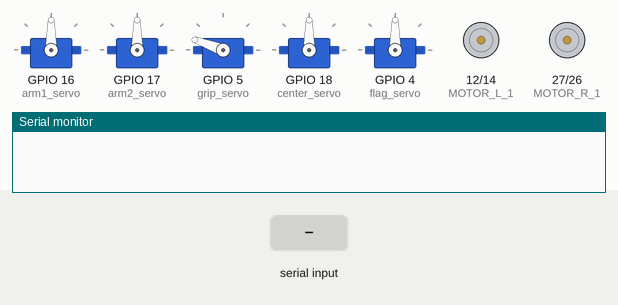
This sketch was run on a simulated ESP32. On the bench: 5 × servo, motor-driver pin pairs drawn as motors (green arrow = first pin HIGH = forward, orange = second pin HIGH = backward, longer = more drive), the last lines printed to the serial monitor. The inputs (shaded band) are chosen by the test bench. Nothing arrives over Bluetooth unless stated.

Above: at 1.2 s.
1.3 s: "F\n" received over the second serial link
At 2.2 s:
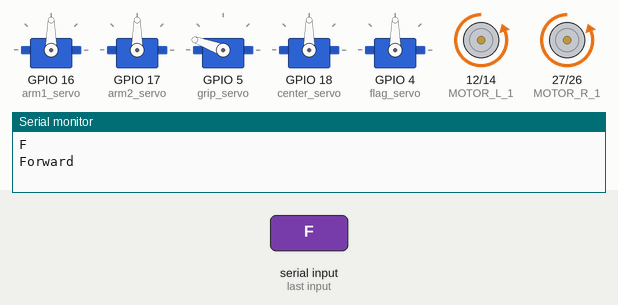
2.8 s: "G\n" received over the second serial link
At 3.4 s:
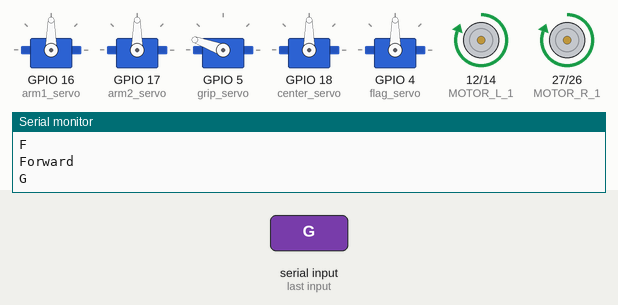
4.3 s: "Q\n" received over the second serial link
At 5.5 s:
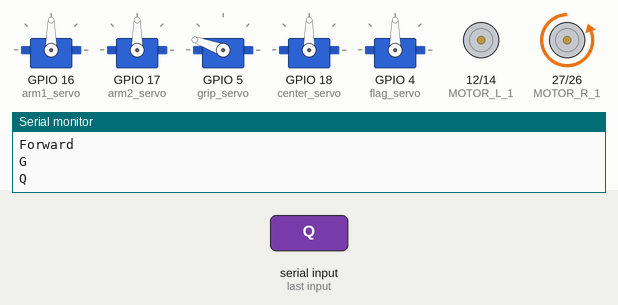
5.8 s: "E\n" received over the second serial link
At 6.9 s:
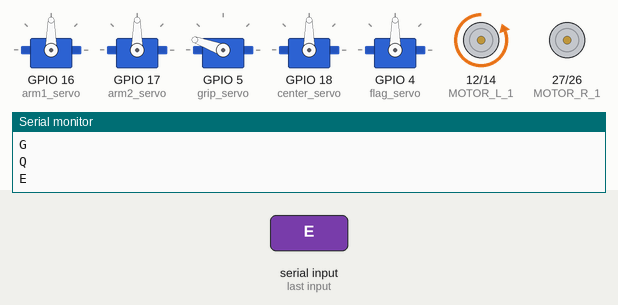
7.3 s: "L\n" received over the second serial link
At 8.0 s:
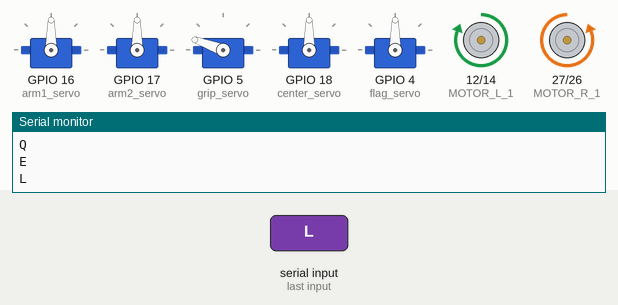
8.8 s: "R\n" received over the second serial link
At 9.1 s:
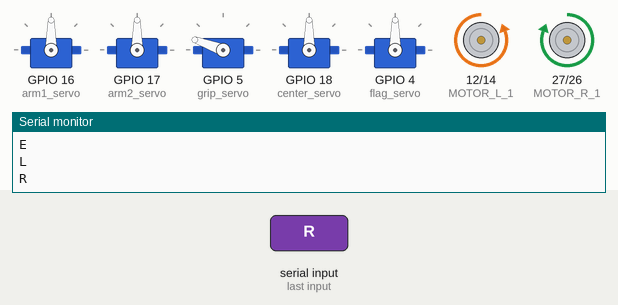
Timing chart, 0 to 11.3 s (numbered marks = the images above; inputs shaded):
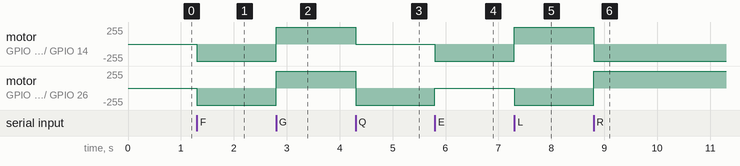

The sketch:

UNO-controlcar-esp32.ino
```cpp
#include <ESP32Servo.h>
#include "BluetoothSerial.h"
// #include <SoftwareSerial.h>

#define MOTOR_L_1 12
#define MOTOR_L_2 14
#define MOTOR_R_1 27
#define MOTOR_R_2 26

#define arm1_servo 16
#define arm2_servo 17
#define grip_servo 5
#define center_servo 18
#define flag_servo 4


#if !defined(CONFIG_BT_ENABLED) || !defined(CONFIG_BLUEDROID_ENABLED)
#error Bluetooth is not enabled! Please run `make menuconfig` to and enable it
#endif

BluetoothSerial SerialBT;

Servo arm1;
Servo arm2;
Servo grip;
Servo center;
Servo flag;

float arm1_angle = 90;
float arm2_angle = 90;

bool is_grip = false;
float grip_angle = 95;
float ungrip_angle = 160;

float center_angle = 90;
float center_d = 3;

bool is_flag = false;
float flag_angle = 180;
float unflag_angle = 90;


bool isArm1In = false;
bool isArm1De = false;

bool isArm2In = false;
bool isArm2De = false;

bool isArmControl = false;

const int freq = 3000;
const int ENAChanel = 15;
const int ENBChanel = 16;
const int resolution = 8;

void setup() {
  arm1.attach(arm1_servo);
  arm2.attach(arm2_servo);
  grip.attach(grip_servo);
  center.attach(center_servo);
  flag.attach(flag_servo);


  pinMode(MOTOR_L_1, OUTPUT);
  pinMode(MOTOR_L_2, OUTPUT);
  pinMode(MOTOR_R_1, OUTPUT);
  pinMode(MOTOR_R_2, OUTPUT);

  digitalWrite(MOTOR_L_1, LOW);
  digitalWrite(MOTOR_L_2, LOW);
  digitalWrite(MOTOR_R_1, LOW);
  digitalWrite(MOTOR_R_2, LOW);

  // ledcSetup(ENAChanel, freq, resolution);
  // ledcSetup(ENBChanel, freq, resolution);
  // ledcAttachPin(MOTOR_L_2, ENAChanel);
  // ledcAttachPin(MOTOR_R_1, ENBChanel);


  Serial.begin(9600);
  SerialBT.begin("HDUNGCar");

  arm1.write(90);
  arm2.write(90);
  grip.write(ungrip_angle);
  center.write(center_angle);

}
// R-HIGH
int maxspeed = 255;
char code;
String message = "";

void loop() {

  if (SerialBT.available()) {
    message = SerialBT.readStringUntil('\n'); // read from serial or bluetooth
    Serial.println(message);
  if (message == "F") {  // di thang
    Serial.println("Forward");
    forward();
  } else if (message == "S") {
    Serial.println("Stop");
    stop();
  } else if (message == "G") {
    backward();
  } else if (message == "Q") {
    forwardLeft();
  } else if (message == "E") {
    forwardRight();
  } else if (message == "L") {
    left();
  } else if (message == "R") {
    right();
  } else if (message == "Z") {
    backwardLeft();
  } else if (message == "C") {
    backwardRight();
  } else if (message == "M") {
    if (is_grip){
      grip.write(ungrip_angle);
    }else{
      grip.write(grip_angle);
    }
    is_grip = !is_grip;
  } else if (message == "N") {
    if (is_flag){
      flag.write(unflag_angle);
    }else{
      flag.write(flag_angle);
    }
    is_flag = !is_flag;
  } else if (message == "X") {
    center_angle = constrain(center_angle + center_d, 0, 180);
    center.write(center_angle);
  } else if (message == "Y") {
    center_angle = constrain(center_angle - center_d, 0, 180);
    center.write(center_angle);
  } else if (message[0] == 'J'){
    arm1_angle = message.substring(1).toInt();
    arm1.write(arm1_angle);
  } else if (message[0] == 'K'){
    arm2_angle = message.substring(1).toInt();
    arm2.write(arm2_angle);
  }
  }


}

// ###################################################### CONTROL MOTOR CAR ==============================================
void stop() {
  setmotor(0, 0);
}

void forward() {
  setmotor(maxspeed, maxspeed);
}

void forwardLeft() {
  setmotor(0, 210);
}

void forwardRight() {
  setmotor(210, 0);
}

void backward() {
  setmotor(-maxspeed, -maxspeed);
}

void backwardLeft() {
  setmotor(0, -maxspeed);
}

void backwardRight() {
  setmotor(-maxspeed, 0);
}

void left() {
  setmotor(-maxspeed, maxspeed);
}
void right() {
  setmotor(maxspeed, -maxspeed);
}

void setmotor(int speedA, int speedB){
  speedA = -speedA;
  speedB = -speedB;

  if (speedA > 0){
      digitalWrite(MOTOR_L_1, HIGH);
      digitalWrite(MOTOR_L_2, LOW);
  } else if (speedA < 0){
      digitalWrite(MOTOR_L_1, LOW);
      digitalWrite(MOTOR_L_2, HIGH);
  } else {
      digitalWrite(MOTOR_L_1, LOW);
      digitalWrite(MOTOR_L_2, LOW);
  }

    if (speedB > 0){
      digitalWrite(MOTOR_R_1, HIGH);
      digitalWrite(MOTOR_R_2, LOW);
  } else if (speedB < 0){
      digitalWrite(MOTOR_R_1, LOW);
      digitalWrite(MOTOR_R_2, HIGH);
  } else {
      digitalWrite(MOTOR_R_1, LOW);
      digitalWrite(MOTOR_R_2, LOW);
  }
}

// void setmotor(int speedLeft, int speedRight) {
//   Serial.print(speedLeft);
//   Serial.print(' ');
//   Serial.println(speedRight);
//   // uncomment line above if any side run reverse
//   // speedLeft = -speedLeft;
//   // speedRight = - speedRight;

//   if (speedRight >= 0){
//     digitalWrite(MOTOR_R_2, LOW);
//     // ledcWrite(RightChannel, speedRight);
//     analogWrite(MOTOR_R_1, speedRight);
//   } else {
//     digitalWrite(MOTOR_R_2, HIGH);
//     // ledcWrite(RightChannel,255 + speedRight);
//     analogWrite(MOTOR_R_1, 255+speedRight);

//   }

//   if (speedLeft >= 0){
//     digitalWrite(MOTOR_L_1, LOW);
//     // ledcWrite(LeftChannel, speedLeft);
//     analogWrite(MOTOR_L_2, speedLeft);

//   } else {
//     digitalWrite(MOTOR_L_1, HIGH);
//     // ledcWrite(LeftChannel, 255 + speedLeft);
//     analogWrite(MOTOR_L_2, 255+speedLeft);

//   }

// }
// void setmotor(int speedA, int speedB) {
//   speedA = -speedA;
//   if (speedA > 0){
//     speedA = constrain(speedA, 0, maxspeed);
//     digitalWrite(MOTOR_R_2, LOW);
//     ledcWrite(ENAChanel, speedA);
//   } else{
//     speedA = constrain(speedA, -maxspeed, 0);
//     digitalWrite(MOTOR_R_2, HIGH);
//     ledcWrite(ENAChanel,255 + speedA);
//   }
//   speedB = - speedB;
//   if (speedB > 0){
//     speedB = constrain(speedB, 0, maxspeed);
//     digitalWrite(MOTOR_L_1, LOW);
//     ledcWrite(ENBChanel, speedB);
//   } else{
//     speedB = constrain(speedB, -maxspeed, 0);
//     digitalWrite(MOTOR_L_1, HIGH);
//     ledcWrite(ENBChanel, 255 + speedB);
//   }
// }
```

Measured:
- after the input at 1.3 s, motor on GPIO 12 (MOTOR_L_1) / GPIO 14 (MOTOR_L_2), motor on GPIO 27 (MOTOR_R_1) / GPIO 26 (MOTOR_R_2): stopped → backward 255/255 at once
- after the input at 2.8 s, motor on GPIO 12 (MOTOR_L_1) / GPIO 14 (MOTOR_L_2), motor on GPIO 27 (MOTOR_R_1) / GPIO 26 (MOTOR_R_2): backward 255/255 → forward 255/255 at once
- after the input at 4.3 s, motor on GPIO 12 (MOTOR_L_1) / GPIO 14 (MOTOR_L_2): forward 255/255 → stopped at once; motor on GPIO 27 (MOTOR_R_1) / GPIO 26 (MOTOR_R_2): forward 255/255 → backward 255/255 at once
- after the input at 5.8 s, motor on GPIO 12 (MOTOR_L_1) / GPIO 14 (MOTOR_L_2): stopped → backward 255/255 at once; motor on GPIO 27 (MOTOR_R_1) / GPIO 26 (MOTOR_R_2): backward 255/255 → stopped at once
- after the input at 7.3 s, motor on GPIO 12 (MOTOR_L_1) / GPIO 14 (MOTOR_L_2): backward 255/255 → forward 255/255 at once; motor on GPIO 27 (MOTOR_R_1) / GPIO 26 (MOTOR_R_2): stopped → backward 255/255 at once
- after the input at 8.8 s, motor on GPIO 12 (MOTOR_L_1) / GPIO 14 (MOTOR_L_2): forward 255/255 → backward 255/255 at once; motor on GPIO 27 (MOTOR_R_1) / GPIO 26 (MOTOR_R_2): backward 255/255 → forward 255/255 at once
